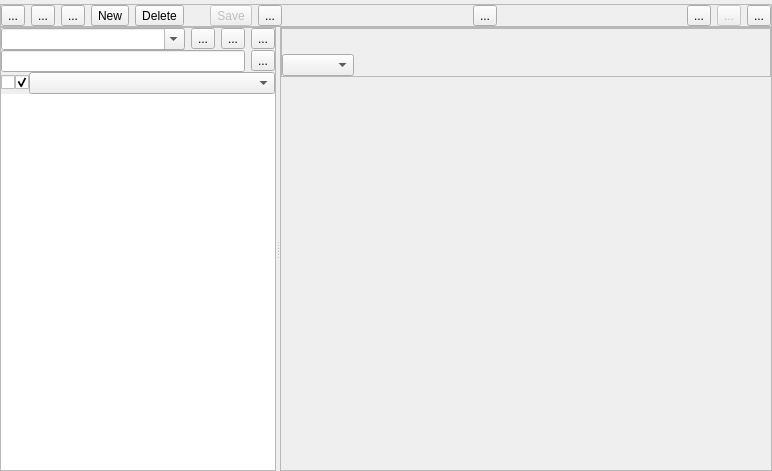
<?xml version="1.0" encoding="UTF-8"?>
<ui version="4.0">
 <class>VCardEditor</class>
 <widget class="QWidget" name="VCardEditor">
  <property name="geometry">
   <rect>
    <x>0</x>
    <y>0</y>
    <width>772</width>
    <height>471</height>
   </rect>
  </property>
  <property name="minimumSize">
   <size>
    <width>0</width>
    <height>0</height>
   </size>
  </property>
  <property name="windowTitle">
   <string>Form</string>
  </property>
  <layout class="QVBoxLayout" name="verticalLayout">
   <property name="spacing">
    <number>0</number>
   </property>
   <property name="leftMargin">
    <number>0</number>
   </property>
   <property name="topMargin">
    <number>4</number>
   </property>
   <property name="rightMargin">
    <number>0</number>
   </property>
   <property name="bottomMargin">
    <number>0</number>
   </property>
   <item>
    <widget class="QFrame" name="frameToolButton">
     <property name="sizePolicy">
      <sizepolicy hsizetype="Minimum" vsizetype="Minimum">
       <horstretch>0</horstretch>
       <verstretch>0</verstretch>
      </sizepolicy>
     </property>
     <property name="frameShape">
      <enum>QFrame::StyledPanel</enum>
     </property>
     <property name="frameShadow">
      <enum>QFrame::Raised</enum>
     </property>
     <property name="lineWidth">
      <number>0</number>
     </property>
     <layout class="QHBoxLayout" name="horizontalLayout">
      <property name="leftMargin">
       <number>0</number>
      </property>
      <property name="topMargin">
       <number>0</number>
      </property>
      <property name="rightMargin">
       <number>0</number>
      </property>
      <property name="bottomMargin">
       <number>0</number>
      </property>
      <item>
       <widget class="QToolButton" name="tBImport">
        <property name="toolTip">
         <string>Import from</string>
        </property>
        <property name="text">
         <string>...</string>
        </property>
        <property name="icon">
         <iconset resource="images.qrc">
          <normaloff>:/img/img/document-add.png</normaloff>:/img/img/document-add.png</iconset>
        </property>
        <property name="iconSize">
         <size>
          <width>33</width>
          <height>33</height>
         </size>
        </property>
       </widget>
      </item>
      <item>
       <widget class="QToolButton" name="tBCopyVCard">
        <property name="toolTip">
         <string>Copy contact</string>
        </property>
        <property name="text">
         <string>...</string>
        </property>
        <property name="icon">
         <iconset resource="images.qrc">
          <normaloff>:/img/img/edit-copy.png</normaloff>:/img/img/edit-copy.png</iconset>
        </property>
        <property name="iconSize">
         <size>
          <width>33</width>
          <height>33</height>
         </size>
        </property>
       </widget>
      </item>
      <item>
       <widget class="QToolButton" name="tBPasteVCard">
        <property name="toolTip">
         <string>Paste contact</string>
        </property>
        <property name="statusTip">
         <string/>
        </property>
        <property name="text">
         <string>...</string>
        </property>
        <property name="icon">
         <iconset resource="images.qrc">
          <normaloff>:/img/img/edit-paste.png</normaloff>:/img/img/edit-paste.png</iconset>
        </property>
        <property name="iconSize">
         <size>
          <width>33</width>
          <height>33</height>
         </size>
        </property>
       </widget>
      </item>
      <item>
       <widget class="QToolButton" name="tBNewVCard">
        <property name="toolTip">
         <string>New contact</string>
        </property>
        <property name="text">
         <string>New</string>
        </property>
        <property name="icon">
         <iconset resource="images.qrc">
          <normaloff>:/img/img/contact-new.png</normaloff>:/img/img/contact-new.png</iconset>
        </property>
        <property name="iconSize">
         <size>
          <width>33</width>
          <height>33</height>
         </size>
        </property>
       </widget>
      </item>
      <item>
       <widget class="QToolButton" name="tBDeleteVCard">
        <property name="toolTip">
         <string>Delete contact</string>
        </property>
        <property name="text">
         <string>Delete</string>
        </property>
        <property name="icon">
         <iconset resource="images.qrc">
          <normaloff>:/img/img/list-remove.png</normaloff>:/img/img/list-remove.png</iconset>
        </property>
        <property name="iconSize">
         <size>
          <width>33</width>
          <height>33</height>
         </size>
        </property>
       </widget>
      </item>
      <item>
       <spacer name="horizontalSpacer_3">
        <property name="orientation">
         <enum>Qt::Horizontal</enum>
        </property>
        <property name="sizeType">
         <enum>QSizePolicy::Preferred</enum>
        </property>
        <property name="sizeHint" stdset="0">
         <size>
          <width>20</width>
          <height>20</height>
         </size>
        </property>
       </spacer>
      </item>
      <item>
       <widget class="QToolButton" name="tBSave">
        <property name="enabled">
         <bool>false</bool>
        </property>
        <property name="toolTip">
         <string>Save contact list</string>
        </property>
        <property name="text">
         <string>Save</string>
        </property>
        <property name="icon">
         <iconset resource="images.qrc">
          <normaloff>:/img/img/document-save.png</normaloff>:/img/img/document-save.png</iconset>
        </property>
        <property name="iconSize">
         <size>
          <width>33</width>
          <height>33</height>
         </size>
        </property>
       </widget>
      </item>
      <item>
       <widget class="QToolButton" name="tBSaveAs">
        <property name="toolTip">
         <string>save contact list to...</string>
        </property>
        <property name="text">
         <string>...</string>
        </property>
        <property name="icon">
         <iconset resource="images.qrc">
          <normaloff>:/img/img/drive-harddisk.png</normaloff>:/img/img/drive-harddisk.png</iconset>
        </property>
        <property name="iconSize">
         <size>
          <width>33</width>
          <height>33</height>
         </size>
        </property>
       </widget>
      </item>
      <item>
       <spacer name="horizontalSpacer">
        <property name="orientation">
         <enum>Qt::Horizontal</enum>
        </property>
        <property name="sizeType">
         <enum>QSizePolicy::MinimumExpanding</enum>
        </property>
        <property name="sizeHint" stdset="0">
         <size>
          <width>10</width>
          <height>20</height>
         </size>
        </property>
       </spacer>
      </item>
      <item>
       <widget class="QToolButton" name="tBQrCode">
        <property name="toolTip">
         <string>Create QR code from contact</string>
        </property>
        <property name="text">
         <string>...</string>
        </property>
        <property name="icon">
         <iconset resource="images.qrc">
          <normaloff>:/img/img/qrcode.png</normaloff>:/img/img/qrcode.png</iconset>
        </property>
        <property name="iconSize">
         <size>
          <width>33</width>
          <height>33</height>
         </size>
        </property>
       </widget>
      </item>
      <item>
       <spacer name="horizontalSpacer_4">
        <property name="orientation">
         <enum>Qt::Horizontal</enum>
        </property>
        <property name="sizeHint" stdset="0">
         <size>
          <width>40</width>
          <height>20</height>
         </size>
        </property>
       </spacer>
      </item>
      <item>
       <widget class="QToolButton" name="tBSwap">
        <property name="toolTip">
         <string>exchange all Given names with family names</string>
        </property>
        <property name="text">
         <string>...</string>
        </property>
        <property name="icon">
         <iconset resource="images.qrc">
          <normaloff>:/img/img/view-refresh.png</normaloff>:/img/img/view-refresh.png</iconset>
        </property>
        <property name="iconSize">
         <size>
          <width>33</width>
          <height>33</height>
         </size>
        </property>
       </widget>
      </item>
      <item>
       <widget class="QToolButton" name="tBUndo">
        <property name="enabled">
         <bool>false</bool>
        </property>
        <property name="toolTip">
         <string>Undo</string>
        </property>
        <property name="text">
         <string>...</string>
        </property>
        <property name="icon">
         <iconset resource="images.qrc">
          <normaloff>:/img/img/edit-undo.png</normaloff>:/img/img/edit-undo.png</iconset>
        </property>
        <property name="iconSize">
         <size>
          <width>33</width>
          <height>33</height>
         </size>
        </property>
       </widget>
      </item>
      <item>
       <widget class="QToolButton" name="tBClose">
        <property name="toolTip">
         <string>Close contact list</string>
        </property>
        <property name="statusTip">
         <string/>
        </property>
        <property name="text">
         <string>...</string>
        </property>
        <property name="icon">
         <iconset resource="images.qrc">
          <normaloff>:/img/img/close.png</normaloff>:/img/img/close.png</iconset>
        </property>
        <property name="iconSize">
         <size>
          <width>33</width>
          <height>33</height>
         </size>
        </property>
       </widget>
      </item>
     </layout>
    </widget>
   </item>
   <item>
    <widget class="QSplitter" name="splitter">
     <property name="sizePolicy">
      <sizepolicy hsizetype="Expanding" vsizetype="MinimumExpanding">
       <horstretch>0</horstretch>
       <verstretch>0</verstretch>
      </sizepolicy>
     </property>
     <property name="autoFillBackground">
      <bool>false</bool>
     </property>
     <property name="frameShape">
      <enum>QFrame::NoFrame</enum>
     </property>
     <property name="lineWidth">
      <number>0</number>
     </property>
     <property name="orientation">
      <enum>Qt::Horizontal</enum>
     </property>
     <widget class="QFrame" name="frameLeft">
      <property name="frameShape">
       <enum>QFrame::StyledPanel</enum>
      </property>
      <property name="lineWidth">
       <number>0</number>
      </property>
      <layout class="QVBoxLayout" name="verticalLayout_3">
       <property name="spacing">
        <number>0</number>
       </property>
       <property name="leftMargin">
        <number>0</number>
       </property>
       <property name="topMargin">
        <number>0</number>
       </property>
       <property name="rightMargin">
        <number>0</number>
       </property>
       <property name="bottomMargin">
        <number>0</number>
       </property>
       <item>
        <widget class="QWidget" name="widget_2" native="true">
         <property name="minimumSize">
          <size>
           <width>0</width>
           <height>0</height>
          </size>
         </property>
         <layout class="QHBoxLayout" name="horizontalLayout_4">
          <property name="leftMargin">
           <number>0</number>
          </property>
          <property name="topMargin">
           <number>0</number>
          </property>
          <property name="rightMargin">
           <number>0</number>
          </property>
          <property name="bottomMargin">
           <number>0</number>
          </property>
          <item>
           <widget class="QComboBox" name="cBUser">
            <property name="sizePolicy">
             <sizepolicy hsizetype="MinimumExpanding" vsizetype="Fixed">
              <horstretch>0</horstretch>
              <verstretch>0</verstretch>
             </sizepolicy>
            </property>
            <property name="minimumSize">
             <size>
              <width>100</width>
              <height>0</height>
             </size>
            </property>
            <property name="toolTip">
             <string>User list</string>
            </property>
            <property name="editable">
             <bool>true</bool>
            </property>
           </widget>
          </item>
          <item>
           <widget class="QToolButton" name="tBNewUser">
            <property name="toolTip">
             <string>New user list</string>
            </property>
            <property name="statusTip">
             <string>new user</string>
            </property>
            <property name="text">
             <string>...</string>
            </property>
            <property name="icon">
             <iconset resource="images.qrc">
              <normaloff>:/img/img/document-new.png</normaloff>:/img/img/document-new.png</iconset>
            </property>
            <property name="iconSize">
             <size>
              <width>21</width>
              <height>21</height>
             </size>
            </property>
           </widget>
          </item>
          <item>
           <widget class="QToolButton" name="tBConfig">
            <property name="toolTip">
             <string>Settings</string>
            </property>
            <property name="text">
             <string>...</string>
            </property>
            <property name="icon">
             <iconset resource="images.qrc">
              <normaloff>:/img/img/preferences-system.png</normaloff>:/img/img/preferences-system.png</iconset>
            </property>
            <property name="iconSize">
             <size>
              <width>21</width>
              <height>21</height>
             </size>
            </property>
           </widget>
          </item>
          <item>
           <widget class="QToolButton" name="tBSaveUser">
            <property name="toolTip">
             <string>Save user list</string>
            </property>
            <property name="text">
             <string>...</string>
            </property>
            <property name="icon">
             <iconset resource="images.qrc">
              <normaloff>:/img/img/user-harddisk.png</normaloff>:/img/img/user-harddisk.png</iconset>
            </property>
            <property name="iconSize">
             <size>
              <width>21</width>
              <height>21</height>
             </size>
            </property>
           </widget>
          </item>
         </layout>
        </widget>
       </item>
       <item>
        <widget class="QWidget" name="widget_3" native="true">
         <property name="sizePolicy">
          <sizepolicy hsizetype="Preferred" vsizetype="Preferred">
           <horstretch>0</horstretch>
           <verstretch>0</verstretch>
          </sizepolicy>
         </property>
         <property name="minimumSize">
          <size>
           <width>0</width>
           <height>0</height>
          </size>
         </property>
         <property name="maximumSize">
          <size>
           <width>16777215</width>
           <height>16777215</height>
          </size>
         </property>
         <layout class="QHBoxLayout" name="horizontalLayout_5">
          <property name="leftMargin">
           <number>0</number>
          </property>
          <property name="topMargin">
           <number>0</number>
          </property>
          <property name="rightMargin">
           <number>0</number>
          </property>
          <property name="bottomMargin">
           <number>0</number>
          </property>
          <item>
           <widget class="QLineEdit" name="lESearch">
            <property name="toolTip">
             <string>Search for ...</string>
            </property>
            <property name="inputMask">
             <string/>
            </property>
           </widget>
          </item>
          <item>
           <widget class="QToolButton" name="tBSearch">
            <property name="toolTip">
             <string>Find next</string>
            </property>
            <property name="text">
             <string>...</string>
            </property>
            <property name="icon">
             <iconset resource="images.qrc">
              <normaloff>:/img/img/system-search.png</normaloff>:/img/img/system-search.png</iconset>
            </property>
            <property name="iconSize">
             <size>
              <width>21</width>
              <height>21</height>
             </size>
            </property>
           </widget>
          </item>
         </layout>
        </widget>
       </item>
       <item>
        <widget class="QWidget" name="widget" native="true">
         <property name="minimumSize">
          <size>
           <width>0</width>
           <height>0</height>
          </size>
         </property>
         <layout class="QHBoxLayout" name="horizontalLayout_3">
          <property name="spacing">
           <number>0</number>
          </property>
          <property name="leftMargin">
           <number>0</number>
          </property>
          <property name="topMargin">
           <number>0</number>
          </property>
          <property name="rightMargin">
           <number>0</number>
          </property>
          <property name="bottomMargin">
           <number>0</number>
          </property>
          <item>
           <widget class="QCheckBox" name="cBSelectNone">
            <property name="sizePolicy">
             <sizepolicy hsizetype="Maximum" vsizetype="Fixed">
              <horstretch>0</horstretch>
              <verstretch>0</verstretch>
             </sizepolicy>
            </property>
            <property name="toolTip">
             <string>Select none</string>
            </property>
            <property name="text">
             <string/>
            </property>
           </widget>
          </item>
          <item>
           <widget class="QCheckBox" name="cBSelectAll">
            <property name="sizePolicy">
             <sizepolicy hsizetype="Maximum" vsizetype="Fixed">
              <horstretch>0</horstretch>
              <verstretch>0</verstretch>
             </sizepolicy>
            </property>
            <property name="toolTip">
             <string>Select all </string>
            </property>
            <property name="text">
             <string/>
            </property>
            <property name="checked">
             <bool>true</bool>
            </property>
           </widget>
          </item>
          <item>
           <widget class="QComboBox" name="cBSortType">
            <property name="minimumSize">
             <size>
              <width>100</width>
              <height>0</height>
             </size>
            </property>
            <property name="toolTip">
             <string>Sort contact list</string>
            </property>
           </widget>
          </item>
         </layout>
        </widget>
       </item>
       <item>
        <widget class="QListView" name="listView">
         <property name="sizePolicy">
          <sizepolicy hsizetype="Minimum" vsizetype="Expanding">
           <horstretch>0</horstretch>
           <verstretch>0</verstretch>
          </sizepolicy>
         </property>
         <property name="frameShape">
          <enum>QFrame::NoFrame</enum>
         </property>
         <property name="lineWidth">
          <number>0</number>
         </property>
         <property name="alternatingRowColors">
          <bool>true</bool>
         </property>
        </widget>
       </item>
      </layout>
     </widget>
     <widget class="QFrame" name="frameRight">
      <property name="frameShape">
       <enum>QFrame::StyledPanel</enum>
      </property>
      <property name="lineWidth">
       <number>0</number>
      </property>
      <layout class="QVBoxLayout" name="verticalLayout_4">
       <property name="spacing">
        <number>0</number>
       </property>
       <property name="leftMargin">
        <number>0</number>
       </property>
       <property name="topMargin">
        <number>0</number>
       </property>
       <property name="rightMargin">
        <number>0</number>
       </property>
       <property name="bottomMargin">
        <number>0</number>
       </property>
       <item>
        <widget class="QFrame" name="nameFrame">
         <property name="sizePolicy">
          <sizepolicy hsizetype="Preferred" vsizetype="Maximum">
           <horstretch>0</horstretch>
           <verstretch>0</verstretch>
          </sizepolicy>
         </property>
         <property name="minimumSize">
          <size>
           <width>0</width>
           <height>0</height>
          </size>
         </property>
         <property name="maximumSize">
          <size>
           <width>16777215</width>
           <height>16777215</height>
          </size>
         </property>
         <property name="frameShape">
          <enum>QFrame::StyledPanel</enum>
         </property>
         <property name="frameShadow">
          <enum>QFrame::Plain</enum>
         </property>
         <property name="lineWidth">
          <number>0</number>
         </property>
         <layout class="QHBoxLayout" name="horizontalLayout_6">
          <property name="spacing">
           <number>0</number>
          </property>
          <property name="leftMargin">
           <number>0</number>
          </property>
          <property name="topMargin">
           <number>0</number>
          </property>
          <property name="rightMargin">
           <number>0</number>
          </property>
          <property name="bottomMargin">
           <number>0</number>
          </property>
          <item>
           <layout class="QVBoxLayout" name="verticalLayout_2">
            <property name="spacing">
             <number>0</number>
            </property>
            <item>
             <widget class="QWidget" name="nameWidget" native="true">
              <property name="sizePolicy">
               <sizepolicy hsizetype="Preferred" vsizetype="Preferred">
                <horstretch>0</horstretch>
                <verstretch>0</verstretch>
               </sizepolicy>
              </property>
              <property name="minimumSize">
               <size>
                <width>0</width>
                <height>25</height>
               </size>
              </property>
             </widget>
            </item>
            <item>
             <spacer name="verticalSpacer_20">
              <property name="orientation">
               <enum>Qt::Vertical</enum>
              </property>
              <property name="sizeType">
               <enum>QSizePolicy::Expanding</enum>
              </property>
              <property name="sizeHint" stdset="0">
               <size>
                <width>20</width>
                <height>0</height>
               </size>
              </property>
             </spacer>
            </item>
            <item>
             <layout class="QHBoxLayout" name="horizontalLayout_2">
              <property name="spacing">
               <number>0</number>
              </property>
              <item>
               <widget class="QComboBox" name="cBAddObject">
                <property name="toolTip">
                 <string>add new item</string>
                </property>
               </widget>
              </item>
              <item>
               <spacer name="horizontalSpacer_2">
                <property name="orientation">
                 <enum>Qt::Horizontal</enum>
                </property>
                <property name="sizeType">
                 <enum>QSizePolicy::MinimumExpanding</enum>
                </property>
                <property name="sizeHint" stdset="0">
                 <size>
                  <width>248</width>
                  <height>17</height>
                 </size>
                </property>
               </spacer>
              </item>
             </layout>
            </item>
           </layout>
          </item>
          <item>
           <widget class="QWidget" name="photoWidget" native="true">
            <property name="minimumSize">
             <size>
              <width>0</width>
              <height>0</height>
             </size>
            </property>
           </widget>
          </item>
         </layout>
        </widget>
       </item>
       <item>
        <widget class="QScrollArea" name="scrollArea">
         <property name="frameShape">
          <enum>QFrame::NoFrame</enum>
         </property>
         <property name="widgetResizable">
          <bool>true</bool>
         </property>
         <widget class="QWidget" name="scrollAreaWidgetContents">
          <property name="geometry">
           <rect>
            <x>0</x>
            <y>0</y>
            <width>490</width>
            <height>367</height>
           </rect>
          </property>
          <layout class="QVBoxLayout" name="vCardLayout">
           <property name="spacing">
            <number>0</number>
           </property>
           <property name="leftMargin">
            <number>0</number>
           </property>
           <property name="topMargin">
            <number>0</number>
           </property>
           <property name="rightMargin">
            <number>0</number>
           </property>
           <property name="bottomMargin">
            <number>0</number>
           </property>
           <item>
            <spacer name="verticalSpacer">
             <property name="orientation">
              <enum>Qt::Vertical</enum>
             </property>
             <property name="sizeType">
              <enum>QSizePolicy::MinimumExpanding</enum>
             </property>
             <property name="sizeHint" stdset="0">
              <size>
               <width>458</width>
               <height>30</height>
              </size>
             </property>
            </spacer>
           </item>
          </layout>
         </widget>
        </widget>
       </item>
      </layout>
     </widget>
    </widget>
   </item>
  </layout>
 </widget>
 <resources>
  <include location="images.qrc"/>
 </resources>
 <connections/>
</ui>
